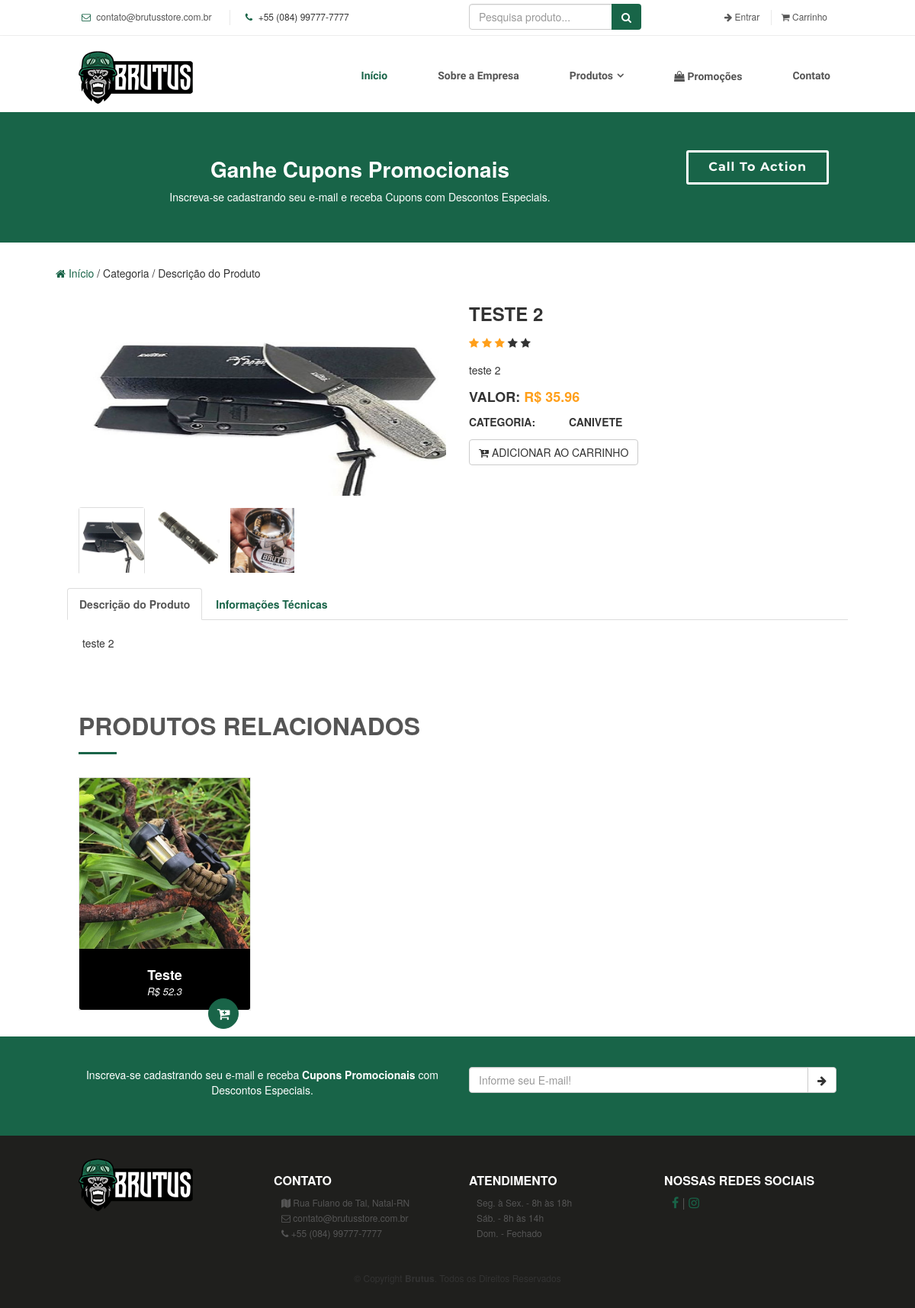
The page /produto/teste-2 on the database its author committed.
### tables this page shows
CREATE TABLE `images_produto` (
  `id` int(11) NOT NULL,
  `image` varchar(100) NOT NULL,
  `id_produto` int(11) NOT NULL,
  `created` datetime NOT NULL DEFAULT CURRENT_TIMESTAMP,
  `updated` datetime DEFAULT NULL ON UPDATE CURRENT_TIMESTAMP
);

CREATE TABLE `produtos` (
  `id` int(11) NOT NULL,
  `nome` varchar(200) NOT NULL,
  `descricao` text,
  `id_categoria` int(11) NOT NULL,
  `id_tamanho` int(11) DEFAULT NULL,
  `id_cor` int(11) DEFAULT NULL,
  `id_feiche` int(11) DEFAULT NULL,
  `peso` float NOT NULL DEFAULT '0',
  `altura` float NOT NULL DEFAULT '0',
  `largura` float NOT NULL DEFAULT '0',
  `comprimento` float NOT NULL DEFAULT '0',
  `quantidade` int(10) NOT NULL DEFAULT '0',
  `slug` varchar(100) NOT NULL,
  `valor` float NOT NULL DEFAULT '0',
  `created` datetime NOT NULL DEFAULT CURRENT_TIMESTAMP,
  `updated` datetime DEFAULT NULL ON UPDATE CURRENT_TIMESTAMP
);

CREATE TABLE `categorias` (
  `id` int(11) NOT NULL,
  `nome` varchar(200) NOT NULL,
  `slug` varchar(200) NOT NULL,
  `image` varchar(200) NOT NULL,
  `created` datetime NOT NULL DEFAULT CURRENT_TIMESTAMP,
  `updated` datetime DEFAULT NULL ON UPDATE CURRENT_TIMESTAMP
);

### panel/controllers/class/Url.class.php (called while the page is built, shortened)
<?php
class Url
{
    private static $url = null;
    private static $baseUrl = null;
    public static function getURL( $id )
    {
        if( isset( self::$url[ $id ] ) )
            return self::$url[ $id ];
        return null;
    }
    public static function getBase()
    {
        if( self::$baseUrl != null )
            return self::$baseUrl;
        $startUrl = strlen( $_SERVER["DOCUMENT_ROOT"] );
        $excludeUrl = substr( $_SERVER["SCRIPT_FILENAME"], $startUrl, -9 );
        if( $excludeUrl[0] == "/" )
            self::$baseUrl = $excludeUrl;
        else
            self::$baseUrl = "/" . $excludeUrl;
        return self::$baseUrl;
    }
    private static function getURLList()
    {
        $startUrl = strlen( $_SERVER["DOCUMENT_ROOT"] ) -1;
        $excludeUrl = substr( $_SERVER["SCRIPT_FILENAME"], $startUrl, -10 );
        $request = $_SERVER['REQUEST_URI'];
        $request = substr( $request, strlen( $excludeUrl ) );
        $urlTmp = explode("?", $request);
        $request = $urlTmp[ 0 ];
        $urlExplodida = explode("/", $request);
        $retorna = array();
        for($a = 0; $a <= count($urlExplodida); $a ++)
        {
            if(isset($urlExplodida[$a]) AND $urlExplodida[$a] != "")
            {
                array_push($retorna, $urlExplodida[$a]);
            }
        }
        self::$url = $retorna;
    }
}
?>

### panel/controllers/conn/Validation.class.php (called while the page is built, shortened)
<?php
class Validation extends Conn {
    public static function getImagesProdutos($id_produto){
        $nameFile = '';
        $read = new read();
        $read->ExeRead('images_produto','where id_produto = '.$id_produto.' limit 1');
        foreach($read->getresult() as $images):
            extract($images);
            $nameFile = $image;
        endforeach;
        return $nameFile;
    }
    public static function getIdProduto($slug){
        $read = new read();
        $read->ExeRead('produtos',"where slug = '$slug'");
        foreach($read->getresult() as $prod):
            extract($prod);
        endforeach;
        return $id;
    }
}

### panel/controllers/conn/Read.class.php (called while the page is built, shortened)
<?php
class Read extends Conn{
    private $Select;
    private $Places;
    private $Result;
    private $Read;
    public function ExeRead($Tabela, $Termos = null, $ParseString = null) {
        if(!empty($ParseString)){
            parse_str($ParseString, $this->Places);
        }
        $this->Select = "SELECT * FROM {$Tabela} {$Termos}";
        $this->Execute();
    }
    public function getProduto($Termos = null) {
        $this->Select = 'SELECT p.id as id_produto, p.nome as nomeProduto, p.id_categoria, p.slug, p.valor, c.nome as categoria, p.descricao, p.peso, p.altura, p.largura, p.comprimento, p.quantidade FROM produtos p inner join categorias c on c.id = p.id_categoria '.$Termos;
        $this->ExecuteSQL();
    }
    public function getResult() {
        return $this->Result;
    }
    private function Connect() {
        $this->Conn = parent::getConn();
        $this->Read = $this->Conn->prepare($this->Select);
        $this->Read->setFetchMode(PDO::FETCH_ASSOC);
    }
    private function getSyntax() {
        if($this->Places):
            foreach ($this->Places as $Vinculo => $Valor):
                $this->Read->bindValue(":{$Vinculo}", $Valor, (is_int($Valor)? PDO::PARAM_INT : PDO::PARAM_STR));
            endforeach;
        endif;
    }
    private function Execute() {
        $this->Connect();
        try {
            $this->getSyntax();
            $this->Read->execute();
            $this->Result = $this->Read->fetchAll();
        } catch (PDOException $e) {
            $this->Result = null;
            echo 'Message: ' .$e->getMessage();
        }
    }
    private function ExecuteSQl() {
        $this->Connect();
        try {
            $this->Read->execute();
            $this->Result = $this->Read->fetchAll();
        } catch (PDOException $e) {
            $this->Result = null;
            echo 'Message: ' .$e->getMessage();
        }
    }
}

### panel/controllers/conn/Conn.class.php (called while the page is built)
<?php
abstract class Conn {
    private static $Host = HOST;
    private static $User = USER;
    private static $Pass = PASS;
    private static $Bd = BD;
    private static $Connect = null;
    private static function Conectar() {
        try {
            if (self::$Connect == null):
                self::$Connect = new PDO('mysql:host=' . self::$Host . ';dbname=' . self::$Bd, self::$User, self::$Pass);
            endif;
        } catch (PDOException $e) {
            echo 'Message: ' . $e->getMessage();
            die;
        }
        self::$Connect->setAttribute(PDO::ATTR_ERRMODE, PDO::ERRMODE_EXCEPTION);
        return self::$Connect;
    }
    protected static function getConn() {
        return self::Conectar();
    }
}

### view/produto.php (the view, shortened to what this page needs)
  <section id="call-to-action" class="wow fadeInUp">
    <div class="container">
      <div class="row">
        <div class="col-lg-9 text-center text-lg-left">
          <h3 class="cta-title">Ganhe Cupons Promocionais</h3>
          <p class="cta-text">
            Inscreva-se cadastrando seu e-mail e receba Cupons com Descontos Especiais.
          </p>
        </div>
        <div class="col-lg-3 cta-btn-container text-center">
          <a class="cta-btn align-middle" href="#">Call To Action</a>
        </div>
      </div>
    </div>
  </section>
  <div class="container" id="team" class="wow fadeInUp">
      <div class="row">
          <div class="section-header">
            <a href="<?php echo Url::getBase() ?>"><i class="fa fa-home"></i> Início</a> / Categoria / Descrição do Produto
          </div>
      </div>
  </div>
  <div class="container">
      <div class="card">
        <div class="container-fliud">
          <div class="wrapper row">
            <div class="preview col-md-6">
              <div class="preview-pic tab-content">
              <?php
                  $read = new Read();
                  $idProduto = Validation::getIdProduto(Url::getURL(1));
                  $idCategory = '';
                  $read->ExeRead('images_produto', 'WHERE id_produto = '.$idProduto.'', 'ORDER BY id DESC');
                  $i = 0;
                  foreach($read->getResult() as $images):
                  extract($images);
                ?>
                  <div class="tab-pane <?php echo $i == 0 ?' active': ''?>" id="pic-<?php echo $i+1?>"><img src="<?php echo Url::getBase().'panel/uploud/produto/'.$idProduto.'/'.$image ?>" width="400" height="252" /></div>
                <?php $i++;  endforeach ?>
              </div>
              <ul class="preview-thumbnail nav nav-tabs">
              <?php
                  $read = new Read();
                  $idProduto = Validation::getIdProduto(Url::getURL(1));
                  $read->ExeRead('images_produto', 'WHERE id_produto = '.$idProduto.'', 'ORDER BY id DESC');
                  $j = 0;
                  foreach($read->getResult() as $images):
                  extract($images);
                ?>
                  <li class="<?php echo $j == 0 ?' active': ''?>"><a data-target="#pic-<?php echo $j+1?>" data-toggle="tab"><img src="<?php echo Url::getBase().'panel/uploud/produto/'.$idProduto.'/'.$image ?>" /></a></li>
                <?php $j++;  endforeach ?>
              </ul>
            </div>
            <div class="details col-md-6">
            <?php
                $read = new Read();
                $idProd = Validation::getIdProduto(Url::getURL(1));
                $read->getProduto('WHERE p.id = '.$idProd.'', 'ORDER BY id DESC');
                foreach($read->getResult() as $produto):
                  extract($produto);
                  $idCategory = $id_categoria;
                ?>
              <h3 class="product-title"><?php echo $nomeProduto ?></h3>
              <div class="rating">
                <div class="stars">
                  <span class="fa fa-star checked"></span>
                  <span class="fa fa-star checked"></span>
                  <span class="fa fa-star checked"></span>
                  <span class="fa fa-star"></span>
                  <span class="fa fa-star"></span>
                </div>
              </div>
              <p class="product-description"><?php echo $descricao ?></p>
              <h4 class="price">Valor: <span>R$ <?php echo $valor ?></span></h4>
              <h5 class="sizes">Categoria:
                <span class="size" data-toggle="tooltip" title="small"><?php echo $categoria ?></span>
              </h5>
              <div class="action">
                <a href="./index?p=carrinho"><button class="add-to-cart btn btn-default" type="button"><i class="fa fa-cart-plus"></i> ADICIONAR AO CARRINHO</button></a>
              </div>
            </div>
          </div>
          <div class="row" style="padding-top: 20px;">
            <ul class="nav nav-tabs">
              <li class="active"><a data-toggle="tab" href="#home"><strong>Descrição do Produto</strong></a></li>
              <li><a data-toggle="tab" href="#menu1"><strong>Informações Técnicas</strong></a></li>
            </ul>
            <div class="tab-content">
              <div id="home" class="tab-pane fade in active" style="padding: 20px;">
                <p><?php echo $descricao ?></p>
              </div>
            </div>
          </div>
        <?php endforeach ?>
        </div>
      </div>
    </div>
<section id="team" class="wow fadeInUp">
    <div class="container">
      <div class="section-header">
        <h2>Produtos Relacionados</h2>
      </div>
      <div class="row">
        <?php
          $read = new Read();
          $read->ExeRead('produtos', 'WHERE id <> '.$idProduto.' AND id_categoria = '.$idCategory.'', 'ORDER BY id DESC LIMIT 4');
          foreach($read->getResult() as $produtosRelacionasdos):
            extract($produtosRelacionasdos);
        ?>
        <div class="col-lg-3 col-md-6">
          <div class="member">
            <div class="pic">
              <img class="image" src="<?php echo Url::getBase().'panel/uploud/produto/'.$id.'/'.Validation::getImagesProdutos($id) ?>" alt="">
            </div>
            <div class="details">
              <h4><?php echo $nome ?></h4>
              <span>R$ <?php echo $valor ?></span>
              <div class="carrinho">
                <a href=""><i class="fa fa-cart-plus"></i></a>
              </div>
            </div>
          </div>
        </div>
      <?php endforeach ?>
      </div>
    </div>
  </section>

### css/carrousel.css (style rules this page uses)
body { font-family: 'open sans'; overflow-x: hidden; }
img { max-width: 100%; }
.preview { display: -webkit-box; display: -webkit-flex; display: -ms-flexbox; display: flex; -webkit-box-orient: vertical; -webkit-box-direction: normal; -webkit-flex-direction: column; -ms-flex-direction: column; flex-direction: column; }
.preview-pic { -webkit-box-flex: 1; -webkit-flex-grow: 1; -ms-flex-positive: 1; flex-grow: 1; }
.preview-thumbnail.nav-tabs { border: none; margin-top: 15px; }
.preview-thumbnail.nav-tabs li { width: 18%; margin-right: 2.5%; }
.preview-thumbnail.nav-tabs li img { max-width: 100%; display: block; }
.preview-thumbnail.nav-tabs li a { padding: 0; margin: 0; }
.preview-thumbnail.nav-tabs li:last-of-type { margin-right: 0; }
.tab-content { overflow: hidden; }
.tab-content img { width: 100%; -webkit-animation-name: opacity; animation-name: opacity; -webkit-animation-duration: .3s; animation-duration: .3s; }
.card { line-height: 1.5em; }
@media screen and (min-width: 997px) { .wrapper { display: -webkit-box; display: -webkit-flex; display: -ms-flexbox; display: flex; } }
.product-title, .price, .sizes, .colors { text-transform: UPPERCASE; font-weight: bold; }
.checked, .price span { color: #ff9f1a; }
.product-title, .rating, .product-description, .price, .vote, .sizes { margin-bottom: 15px; }
.product-title { margin-top: 0; }
.size { margin-right: 10px; }
.size:first-of-type { margin-left: 40px; }
.add-to-cart, .like { background: #ff9f1a; padding: 1.2em 1.5em; border: none; text-transform: UPPERCASE; font-weight: bold; color: #fff; -webkit-transition: background .3s ease; transition: background .3s ease; }

### css/style.css (style rules this page uses)
body { background: #fff; color: #444; font-family: "Roboto", Open Sans, sans-serif; }
a { color: #196448; transition: 0.5s; }
p { padding: 0; margin: 0 0 30px 0; }
h1, h2, h3, h4, h5, h6 { font-family: "Montserrat", sans-serif; font-weight: 400; margin: 0 0 20px 0; padding: 0; }
.section-header { margin-bottom: 30px; }
.section-header h2 { font-size: 32px; color: #555; text-transform: uppercase; font-weight: 700; position: relative; padding-bottom: 20px; }
.section-header h2::before { content: ''; position: absolute; display: block; width: 50px; height: 3px; background: #196448; bottom: 0; left: 0; }
#call-to-action { background: #186448; background-size: cover; padding: 40px 0; }
#call-to-action .cta-title { color: #fff; font-size: 28px; font-weight: 700; }
#call-to-action .cta-text { color: #fff; }
@media (min-width: 769px) { #call-to-action .cta-btn-container { display: flex; align-items: center; justify-content: flex-end; } }
#call-to-action .cta-btn { font-family: "Montserrat", sans-serif; font-weight: 700; font-size: 16px; letter-spacing: 1px; display: inline-block; padding: 8px 26px; border-radius: 3px; transition: 0.5s; margin: 10px; border: 3px solid #fff; color: #fff; }
.carrinho { background: #196448; position: relative; font-size: 18px; width: 40px; height: 40px; border: 1px solid #196448; border-radius: 50px; float: right; margin-bottom: 10px; padding-top: 6px; }
.carrinho a { color: #fff; }
#team { background: #fff; padding: 30px 0 0 0; }
#team .member { text-align: center; margin-bottom: 20px; border: 1px solid #e8e8e8; }
#team .member .pic { overflow: hidden; text-align: center; }
#team .member .pic img { max-width: 100%; transition-timing-function: ease-out; }
#team .member .details { background: #000; color: #fff; padding: 15px; border-radius: 0 0 3px 3px; }
#team .member h4 { font-weight: 700; margin-bottom: 2px; font-size: 18px; }
#team .member span { font-style: italic; display: block; font-size: 13px; }

### index.php (style rules this page uses)
.image { opacity: 1; display: block; width: 100%; height: auto; transition: .5s ease; backface-visibility: hidden; }

### rows shown on the page
images_produto: image (picture)
images_produto: image (picture)
images_produto: image (picture)
produtos: nome "TESTE 2", descricao "teste 2", valor "35.96", id_categoria.nome "CANIVETE"
produtos: id.image (picture), nome "Teste", valor "52.3"
